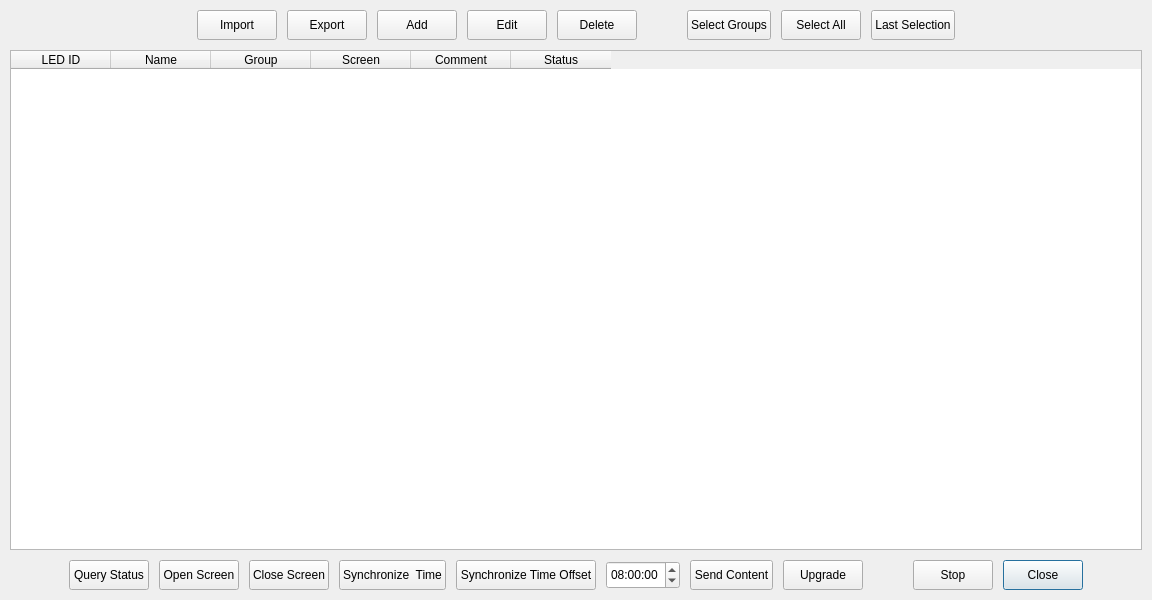
<?xml version="1.0" encoding="UTF-8"?>
<ui version="4.0">
 <class>ClusterDlg</class>
 <widget class="QDialog" name="ClusterDlg">
  <property name="geometry">
   <rect>
    <x>0</x>
    <y>0</y>
    <width>1152</width>
    <height>600</height>
   </rect>
  </property>
  <property name="windowTitle">
   <string>Cluster</string>
  </property>
  <layout class="QVBoxLayout" name="verticalLayout">
   <property name="spacing">
    <number>10</number>
   </property>
   <property name="leftMargin">
    <number>10</number>
   </property>
   <property name="topMargin">
    <number>10</number>
   </property>
   <property name="rightMargin">
    <number>10</number>
   </property>
   <property name="bottomMargin">
    <number>10</number>
   </property>
   <item>
    <layout class="QHBoxLayout" name="horizontalLayout">
     <item>
      <spacer name="horizontalSpacer_6">
       <property name="orientation">
        <enum>Qt::Horizontal</enum>
       </property>
       <property name="sizeHint" stdset="0">
        <size>
         <width>40</width>
         <height>20</height>
        </size>
       </property>
      </spacer>
     </item>
     <item>
      <widget class="QPushButton" name="load">
       <property name="sizePolicy">
        <sizepolicy hsizetype="Fixed" vsizetype="Fixed">
         <horstretch>0</horstretch>
         <verstretch>0</verstretch>
        </sizepolicy>
       </property>
       <property name="minimumSize">
        <size>
         <width>0</width>
         <height>30</height>
        </size>
       </property>
       <property name="text">
        <string>Import</string>
       </property>
      </widget>
     </item>
     <item>
      <widget class="QPushButton" name="save">
       <property name="sizePolicy">
        <sizepolicy hsizetype="Fixed" vsizetype="Fixed">
         <horstretch>0</horstretch>
         <verstretch>0</verstretch>
        </sizepolicy>
       </property>
       <property name="minimumSize">
        <size>
         <width>0</width>
         <height>30</height>
        </size>
       </property>
       <property name="text">
        <string>Export</string>
       </property>
      </widget>
     </item>
     <item>
      <widget class="QPushButton" name="add">
       <property name="sizePolicy">
        <sizepolicy hsizetype="Fixed" vsizetype="Fixed">
         <horstretch>0</horstretch>
         <verstretch>0</verstretch>
        </sizepolicy>
       </property>
       <property name="minimumSize">
        <size>
         <width>0</width>
         <height>30</height>
        </size>
       </property>
       <property name="text">
        <string>Add</string>
       </property>
      </widget>
     </item>
     <item>
      <widget class="QPushButton" name="edit">
       <property name="sizePolicy">
        <sizepolicy hsizetype="Fixed" vsizetype="Fixed">
         <horstretch>0</horstretch>
         <verstretch>0</verstretch>
        </sizepolicy>
       </property>
       <property name="minimumSize">
        <size>
         <width>0</width>
         <height>30</height>
        </size>
       </property>
       <property name="text">
        <string>Edit</string>
       </property>
      </widget>
     </item>
     <item>
      <widget class="QPushButton" name="del">
       <property name="sizePolicy">
        <sizepolicy hsizetype="Fixed" vsizetype="Fixed">
         <horstretch>0</horstretch>
         <verstretch>0</verstretch>
        </sizepolicy>
       </property>
       <property name="minimumSize">
        <size>
         <width>0</width>
         <height>30</height>
        </size>
       </property>
       <property name="text">
        <string>Delete</string>
       </property>
      </widget>
     </item>
     <item>
      <spacer name="horizontalSpacer_4">
       <property name="orientation">
        <enum>Qt::Horizontal</enum>
       </property>
       <property name="sizeType">
        <enum>QSizePolicy::Preferred</enum>
       </property>
       <property name="sizeHint" stdset="0">
        <size>
         <width>40</width>
         <height>20</height>
        </size>
       </property>
      </spacer>
     </item>
     <item>
      <widget class="QPushButton" name="selGroups">
       <property name="sizePolicy">
        <sizepolicy hsizetype="Fixed" vsizetype="Fixed">
         <horstretch>0</horstretch>
         <verstretch>0</verstretch>
        </sizepolicy>
       </property>
       <property name="minimumSize">
        <size>
         <width>0</width>
         <height>30</height>
        </size>
       </property>
       <property name="text">
        <string>Select Groups</string>
       </property>
      </widget>
     </item>
     <item>
      <widget class="QPushButton" name="selAll">
       <property name="sizePolicy">
        <sizepolicy hsizetype="Fixed" vsizetype="Fixed">
         <horstretch>0</horstretch>
         <verstretch>0</verstretch>
        </sizepolicy>
       </property>
       <property name="minimumSize">
        <size>
         <width>0</width>
         <height>30</height>
        </size>
       </property>
       <property name="text">
        <string>Select All</string>
       </property>
      </widget>
     </item>
     <item>
      <widget class="QPushButton" name="selLast">
       <property name="sizePolicy">
        <sizepolicy hsizetype="Fixed" vsizetype="Fixed">
         <horstretch>0</horstretch>
         <verstretch>0</verstretch>
        </sizepolicy>
       </property>
       <property name="minimumSize">
        <size>
         <width>0</width>
         <height>30</height>
        </size>
       </property>
       <property name="text">
        <string>Last Selection</string>
       </property>
      </widget>
     </item>
     <item>
      <spacer name="horizontalSpacer">
       <property name="orientation">
        <enum>Qt::Horizontal</enum>
       </property>
       <property name="sizeHint" stdset="0">
        <size>
         <width>40</width>
         <height>20</height>
        </size>
       </property>
      </spacer>
     </item>
    </layout>
   </item>
   <item>
    <widget class="QTableWidget" name="table">
     <property name="frameShadow">
      <enum>QFrame::Plain</enum>
     </property>
     <property name="selectionBehavior">
      <enum>QAbstractItemView::SelectRows</enum>
     </property>
     <property name="sortingEnabled">
      <bool>true</bool>
     </property>
     <column>
      <property name="text">
       <string>LED ID</string>
      </property>
     </column>
     <column>
      <property name="text">
       <string>Name</string>
      </property>
     </column>
     <column>
      <property name="text">
       <string>Group</string>
      </property>
     </column>
     <column>
      <property name="text">
       <string>Screen</string>
      </property>
     </column>
     <column>
      <property name="text">
       <string>Comment</string>
      </property>
     </column>
     <column>
      <property name="text">
       <string>Status</string>
      </property>
     </column>
    </widget>
   </item>
   <item>
    <layout class="QHBoxLayout" name="horizontalLayout_2">
     <property name="spacing">
      <number>10</number>
     </property>
     <item>
      <spacer name="horizontalSpacer_5">
       <property name="orientation">
        <enum>Qt::Horizontal</enum>
       </property>
       <property name="sizeType">
        <enum>QSizePolicy::Expanding</enum>
       </property>
       <property name="sizeHint" stdset="0">
        <size>
         <width>40</width>
         <height>20</height>
        </size>
       </property>
      </spacer>
     </item>
     <item>
      <widget class="QPushButton" name="state">
       <property name="sizePolicy">
        <sizepolicy hsizetype="Fixed" vsizetype="Fixed">
         <horstretch>0</horstretch>
         <verstretch>0</verstretch>
        </sizepolicy>
       </property>
       <property name="minimumSize">
        <size>
         <width>0</width>
         <height>30</height>
        </size>
       </property>
       <property name="text">
        <string>Query Status</string>
       </property>
      </widget>
     </item>
     <item>
      <widget class="QPushButton" name="on">
       <property name="sizePolicy">
        <sizepolicy hsizetype="Fixed" vsizetype="Fixed">
         <horstretch>0</horstretch>
         <verstretch>0</verstretch>
        </sizepolicy>
       </property>
       <property name="minimumSize">
        <size>
         <width>0</width>
         <height>30</height>
        </size>
       </property>
       <property name="text">
        <string>Open Screen</string>
       </property>
      </widget>
     </item>
     <item>
      <widget class="QPushButton" name="off">
       <property name="sizePolicy">
        <sizepolicy hsizetype="Fixed" vsizetype="Fixed">
         <horstretch>0</horstretch>
         <verstretch>0</verstretch>
        </sizepolicy>
       </property>
       <property name="minimumSize">
        <size>
         <width>0</width>
         <height>30</height>
        </size>
       </property>
       <property name="text">
        <string>Close Screen</string>
       </property>
      </widget>
     </item>
     <item>
      <widget class="QPushButton" name="sync">
       <property name="sizePolicy">
        <sizepolicy hsizetype="Fixed" vsizetype="Fixed">
         <horstretch>0</horstretch>
         <verstretch>0</verstretch>
        </sizepolicy>
       </property>
       <property name="minimumSize">
        <size>
         <width>0</width>
         <height>30</height>
        </size>
       </property>
       <property name="text">
        <string>Synchronize  Time</string>
       </property>
      </widget>
     </item>
     <item>
      <widget class="QPushButton" name="syncDiff">
       <property name="sizePolicy">
        <sizepolicy hsizetype="Fixed" vsizetype="Fixed">
         <horstretch>0</horstretch>
         <verstretch>0</verstretch>
        </sizepolicy>
       </property>
       <property name="minimumSize">
        <size>
         <width>0</width>
         <height>30</height>
        </size>
       </property>
       <property name="text">
        <string>Synchronize Time Offset</string>
       </property>
      </widget>
     </item>
     <item>
      <widget class="QTimeEdit" name="diff">
       <property name="minimumSize">
        <size>
         <width>0</width>
         <height>28</height>
        </size>
       </property>
       <property name="dateTime">
        <datetime>
         <hour>8</hour>
         <minute>0</minute>
         <second>0</second>
         <year>2000</year>
         <month>1</month>
         <day>1</day>
        </datetime>
       </property>
       <property name="displayFormat">
        <string notr="true">hh:mm:ss</string>
       </property>
      </widget>
     </item>
     <item>
      <widget class="QPushButton" name="send">
       <property name="sizePolicy">
        <sizepolicy hsizetype="Fixed" vsizetype="Fixed">
         <horstretch>0</horstretch>
         <verstretch>0</verstretch>
        </sizepolicy>
       </property>
       <property name="minimumSize">
        <size>
         <width>0</width>
         <height>30</height>
        </size>
       </property>
       <property name="text">
        <string>Send Content</string>
       </property>
      </widget>
     </item>
     <item>
      <widget class="QPushButton" name="upgrade">
       <property name="sizePolicy">
        <sizepolicy hsizetype="Fixed" vsizetype="Fixed">
         <horstretch>0</horstretch>
         <verstretch>0</verstretch>
        </sizepolicy>
       </property>
       <property name="minimumSize">
        <size>
         <width>0</width>
         <height>30</height>
        </size>
       </property>
       <property name="text">
        <string>Upgrade</string>
       </property>
      </widget>
     </item>
     <item>
      <spacer name="horizontalSpacer_2">
       <property name="orientation">
        <enum>Qt::Horizontal</enum>
       </property>
       <property name="sizeType">
        <enum>QSizePolicy::Preferred</enum>
       </property>
       <property name="sizeHint" stdset="0">
        <size>
         <width>40</width>
         <height>20</height>
        </size>
       </property>
      </spacer>
     </item>
     <item>
      <widget class="QPushButton" name="stop">
       <property name="sizePolicy">
        <sizepolicy hsizetype="Fixed" vsizetype="Fixed">
         <horstretch>0</horstretch>
         <verstretch>0</verstretch>
        </sizepolicy>
       </property>
       <property name="minimumSize">
        <size>
         <width>0</width>
         <height>30</height>
        </size>
       </property>
       <property name="text">
        <string>Stop</string>
       </property>
      </widget>
     </item>
     <item>
      <widget class="QPushButton" name="close">
       <property name="sizePolicy">
        <sizepolicy hsizetype="Fixed" vsizetype="Fixed">
         <horstretch>0</horstretch>
         <verstretch>0</verstretch>
        </sizepolicy>
       </property>
       <property name="minimumSize">
        <size>
         <width>0</width>
         <height>30</height>
        </size>
       </property>
       <property name="text">
        <string>Close</string>
       </property>
       <property name="default">
        <bool>true</bool>
       </property>
      </widget>
     </item>
     <item>
      <spacer name="horizontalSpacer_3">
       <property name="orientation">
        <enum>Qt::Horizontal</enum>
       </property>
       <property name="sizeHint" stdset="0">
        <size>
         <width>40</width>
         <height>20</height>
        </size>
       </property>
      </spacer>
     </item>
    </layout>
   </item>
  </layout>
 </widget>
 <tabstops>
  <tabstop>on</tabstop>
  <tabstop>off</tabstop>
  <tabstop>sync</tabstop>
  <tabstop>send</tabstop>
  <tabstop>stop</tabstop>
  <tabstop>close</tabstop>
  <tabstop>table</tabstop>
 </tabstops>
 <resources/>
 <connections/>
</ui>
